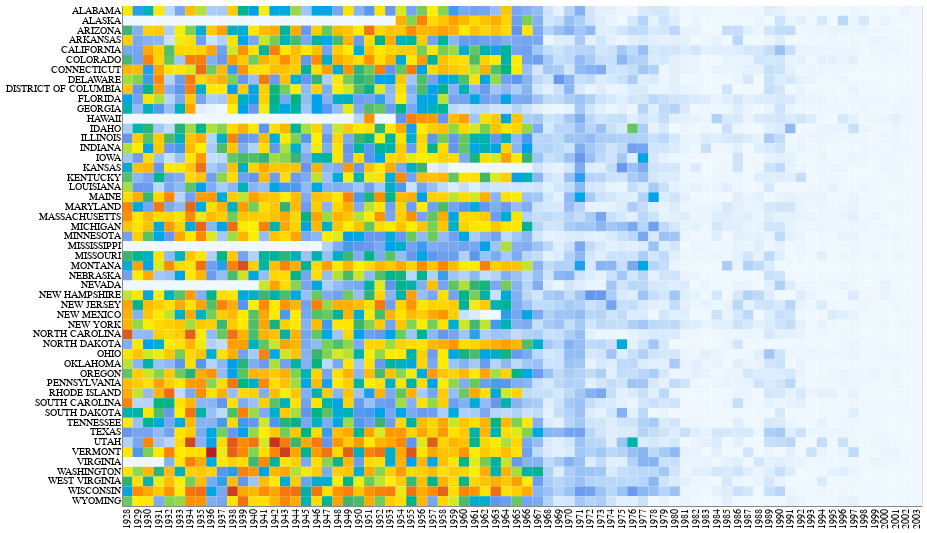

This figure's notebook cell:
### Markdown cell above
All operative components of the visualization appear above, we now just have to adjust the aesthetic features to reproduce the original plot.
Altair allows a wide range of flexibility for such adjustments, including size and color of markings, axis labels and titles, and more.

Here is the data visualized again with a number of these adjustments:

### Code cell
# Define a custom colormape using Hex codes & HTML color names
colormap = alt.Scale(domain=[0, 100, 200, 300, 1000, 3000],
                     range=['#F0F8FF', 'cornflowerblue', 'mediumseagreen', '#FFEE00', 'darkorange', 'firebrick'],
                     type='sqrt')

alt.Chart(measles).mark_rect().encode(
    alt.X('YEAR:O', axis=alt.Axis(title=None, ticks=False)),
    alt.Y('state:N', axis=alt.Axis(title=None, ticks=False)),
    alt.Color('incidence:Q', sort='ascending', scale=colormap, legend=None)
).properties(
    width=800,
    height=500
)

### Figure 1 — Vega-Lite specification as saved in the notebook (floating-point values rounded to 4 significant figures; data arrays with more than 128 entries replaced by an {"elided": "..."} marker saying what was removed)
{"config": {"view": {"continuousWidth": 400, "continuousHeight": 300}}, "data": {"name": "data-7c6a45a20b09aa090712bc9182fe0330"}, "mark": "rect", "encoding": {"color": {"type": "quantitative", "field": "incidence", "legend": null, "scale": {"domain": [0, 100, 200, 300, 1000, 3000], "range": ["#F0F8FF", "cornflowerblue", "mediumseagreen", "#FFEE00", "darkorange", "firebrick"], "type": "sqrt"}, "sort": "ascending"}, "x": {"type": "ordinal", "axis": {"ticks": false, "title": null}, "field": "YEAR"}, "y": {"type": "nominal", "axis": {"ticks": false, "title": null}, "field": "state"}}, "height": 500, "width": 800, "$schema": "https://vega.github.io/schema/vega-lite/v4.0.0.json", "datasets": {"data-7c6a45a20b09aa090712bc9182fe0330": {"elided": "3876 records"}}}
